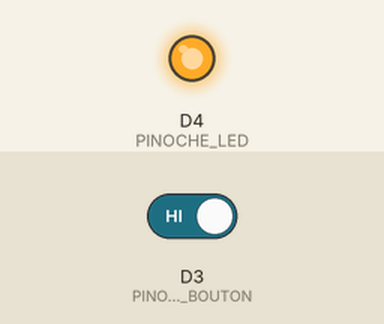
Simulated run of this sketch. Board: ESP8266 (NodeMCU). Parts: output pins drawn as LEDs (lit = HIGH). Inputs (shaded band) come from the test bench; at power-on: D3 (PINOCHE_BOUTON) HIGH.

Above: at 1.2 s.
1.3 s: D3 (PINOCHE_BOUTON) driven LOW
At 1.7 s:
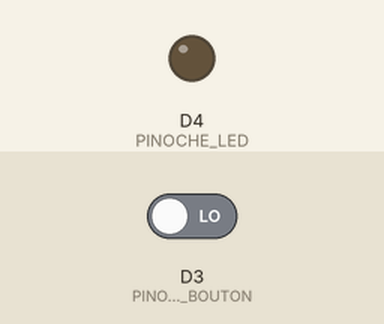
2.8 s: D3 (PINOCHE_BOUTON) driven HIGH
At 4.0 s:
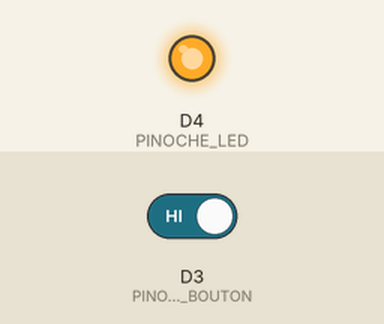
Timing chart, 0 to 5.8 s (numbered marks = the images above; inputs shaded):
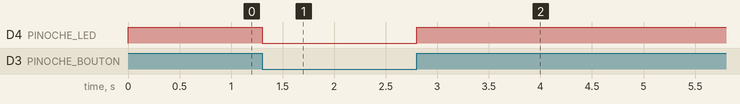

The sketch:

02-TestMinimalNodeMcuDefine.ino
```cpp
// (licence header left out)
#define PINOCHE_BOUTON D3                                   // Entrée ESP du bouton
#define BOUTON_RELACHE HIGH                                 // Le bouton est relâché
#define BOUTON_POUSSE LOW                                   // Le bouton est poussé
#define BOUTON_MODE INPUT                                   // Mode de la pinoche du bouton
#define PINOCHE_LED D4                                      // Sortie ESP de la LED
#define ALLUME_LED LOW                                      // LED allumée à l'état BAS
#define ETEINS_LED HIGH                                     // LED éteinte à l'état HAUT

// Initialisation au lancement du programme
void setup() {
    digitalWrite(PINOCHE_LED, ETEINS_LED);                  // Éteins la LED
    pinMode(PINOCHE_LED, OUTPUT);                           // Définit la pinoche de la LED en sortie
    pinMode(PINOCHE_BOUTON, BOUTON_MODE);                   // Définit la pinoche du bouton en entrée
}

// Boucle permanente
void loop() {
    // Aligne l'état de la LED avec celui du bouton
    if (digitalRead(PINOCHE_BOUTON) == BOUTON_POUSSE) {     // Si le bouton est pressé
        digitalWrite(PINOCHE_LED, ALLUME_LED);              // Allume la LED
    } else {                                                // Sinon, le bouton est relâché
        digitalWrite(PINOCHE_LED, ETEINS_LED);              // Éteins la LED
    }
}
```

Measured:
- after the input at 1.3 s, D4 (PINOCHE_LED): HIGH → LOW at once
- after the input at 2.8 s, D4 (PINOCHE_LED): LOW → HIGH at once
